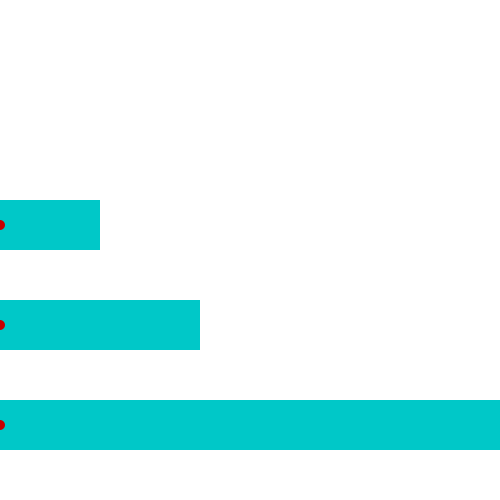
Frame 1 (no input)
Frame 60 (the mouse pressed at the canvas centre just before this capture): identical to frame 1, image omitted
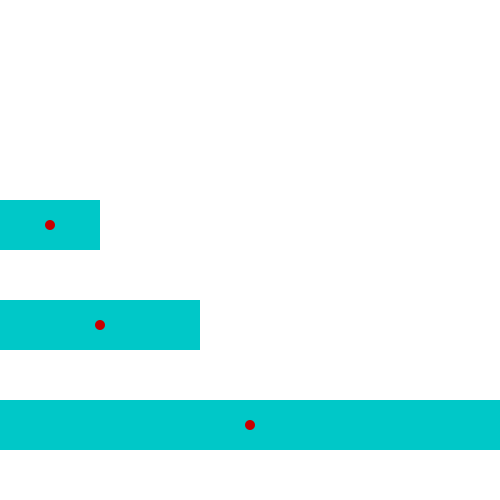
Frame 120 (the mouse held since frame 60 and released just before this capture)

The Processing sketch that drew these frames (run headless with seeded random() and noise(); from frame 60 on, the mouse is pressed at the canvas centre):

// Processing sketch: Day10_1_mapSpace
// ── Day10_1_mapSpace.pde
float circleOneX; //the X position of the first circle
float circleTwoX; //the X position of the second circle
float circleThreeX; //the X position of the third circle

void setup() {
  size(500, 500); //sets the size of the window to 500 by 500
  smooth();
  noStroke();
}

void draw() {
  background(255, 255, 255); //sets the background to white before drawing anything else
  
  fill(0,200,200);
  rect(0, 200, 100, 50); //draws the first and smallest rectangle
  rect(0, 300, 200, 50); //draws the second, medium-sized rectangle
  rect(0, 400, width, 50); //draws the third and biggest rectangle

  circleOneX = map(mouseX, 0, width, 0, 100); //updates the X position of the first circle by mapping the mouse position to a 100 pixel space
  circleTwoX = map(mouseX, 0, width, 0, 200); //updates the X position of the second circle by mapping the mouse position to a 200 pixel space
  circleThreeX = map(mouseX, 0, width, 0, 500); //updates the X position of the third circle by mapping the mouse position to a 300 pixel space
  
  fill(200,0,0);
  ellipse(circleOneX, 225, 10, 10); //draws the first circle inside of the first rectangle
  ellipse(circleTwoX, 325, 10, 10); //draws the first circle inside of the first rectangle
  ellipse(circleThreeX, 425, 10, 10); //draws the first circle inside of the first rectangle
  }
